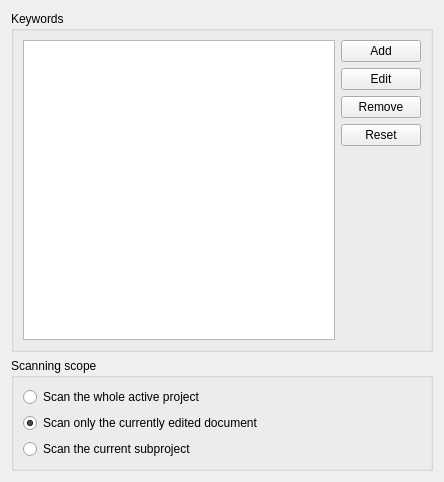
<?xml version="1.0" encoding="UTF-8"?>
<ui version="4.0">
 <class>Todo::Internal::OptionsDialog</class>
 <widget class="QWidget" name="Todo::Internal::OptionsDialog">
  <property name="geometry">
   <rect>
    <x>0</x>
    <y>0</y>
    <width>444</width>
    <height>482</height>
   </rect>
  </property>
  <property name="windowTitle">
   <string/>
  </property>
  <layout class="QVBoxLayout" name="verticalLayout_2">
   <item>
    <widget class="QGroupBox" name="groupBox">
     <property name="title">
      <string>Keywords</string>
     </property>
     <layout class="QHBoxLayout" name="horizontalLayout_2">
      <item>
       <widget class="QListWidget" name="keywordsList">
        <property name="dragDropMode">
         <enum>QAbstractItemView::DragDrop</enum>
        </property>
        <property name="defaultDropAction">
         <enum>Qt::MoveAction</enum>
        </property>
        <property name="selectionBehavior">
         <enum>QAbstractItemView::SelectRows</enum>
        </property>
        <property name="sortingEnabled">
         <bool>false</bool>
        </property>
       </widget>
      </item>
      <item>
       <layout class="QVBoxLayout" name="verticalLayout">
        <item>
         <widget class="QPushButton" name="addKeywordButton">
          <property name="text">
           <string>Add</string>
          </property>
         </widget>
        </item>
        <item>
         <widget class="QPushButton" name="editKeywordButton">
          <property name="text">
           <string>Edit</string>
          </property>
         </widget>
        </item>
        <item>
         <widget class="QPushButton" name="removeKeywordButton">
          <property name="text">
           <string>Remove</string>
          </property>
         </widget>
        </item>
        <item>
         <widget class="QPushButton" name="resetKeywordsButton">
          <property name="text">
           <string>Reset</string>
          </property>
         </widget>
        </item>
        <item>
         <spacer name="verticalSpacer">
          <property name="orientation">
           <enum>Qt::Vertical</enum>
          </property>
          <property name="sizeHint" stdset="0">
           <size>
            <width>20</width>
            <height>40</height>
           </size>
          </property>
         </spacer>
        </item>
       </layout>
      </item>
     </layout>
    </widget>
   </item>
   <item>
    <widget class="QGroupBox" name="scanningScopeGroupBox">
     <property name="title">
      <string>Scanning scope</string>
     </property>
     <layout class="QVBoxLayout" name="verticalLayout_3">
      <item>
       <widget class="QRadioButton" name="scanInProjectRadioButton">
        <property name="enabled">
         <bool>true</bool>
        </property>
        <property name="text">
         <string>Scan the whole active project</string>
        </property>
       </widget>
      </item>
      <item>
       <widget class="QRadioButton" name="scanInCurrentFileRadioButton">
        <property name="text">
         <string>Scan only the currently edited document</string>
        </property>
        <property name="checked">
         <bool>true</bool>
        </property>
       </widget>
      </item>
      <item>
       <widget class="QRadioButton" name="scanInSubprojectRadioButton">
        <property name="text">
         <string>Scan the current subproject</string>
        </property>
       </widget>
      </item>
     </layout>
    </widget>
   </item>
  </layout>
 </widget>
 <resources/>
 <connections/>
</ui>
